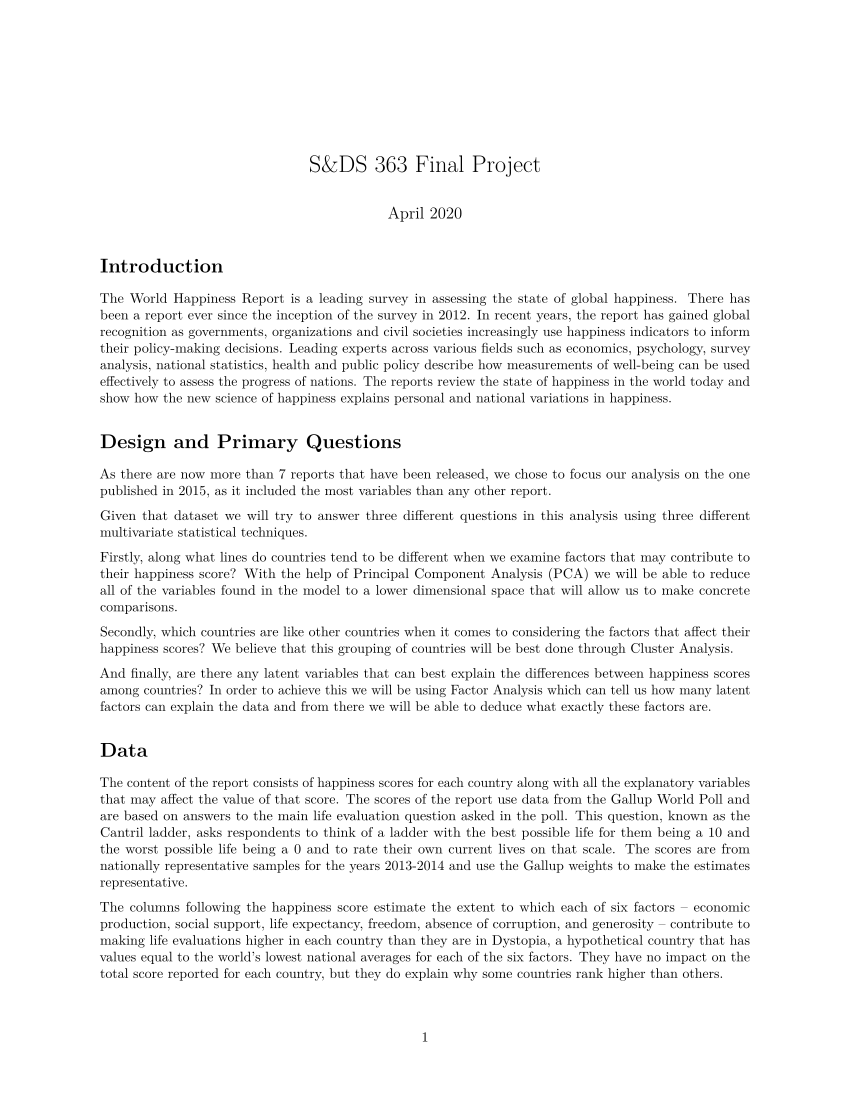

Source code (R):
---
title: "S&DS 363 Final Project"
author: "Michael and George"
date: "April 2020"
output:
  html_document: default
  pdf_document: default
---

```{r setup, include=FALSE}
rm(list = ls()) 
knitr::opts_chunk$set(echo = TRUE)
```

# Introduction 

The World Happiness Report is a leading survey in assessing the state of global happiness. There has been a report ever since the inception of the survey in 2012. In recent years, the report has gained global recognition as governments, organizations and civil societies increasingly use happiness indicators to inform their policy-making decisions. Leading experts across various fields such as economics, psychology, survey analysis, national statistics, health and public policy describe how measurements of well-being can be used effectively to assess the progress of nations. The reports review the state of happiness in the world today and show how the new science of happiness explains personal and national variations in happiness. 

# Design and Primary Questions 

As there are now more than 7 reports that have been released, we chose to focus our analysis on the one published in 2015, as it included the most variables than any other report. 

Given that dataset we will try to answer three different questions in this analysis using three different multivariate statistical techniques.

Firstly, along what lines do countries tend to be different when we examine factors that may contribute to their happiness score? With the help of Principal Component Analysis (PCA) we will be able to reduce all of the variables found in the model to a lower dimensional space that will allow us to make concrete comparisons. 

Secondly, which countries are like other countries when it comes to considering the factors that affect their happiness scores? We believe that this grouping of countries will be best done through Cluster Analysis. 

And finally, are there any latent variables that can best explain the differences between happiness scores among countries? In order to achieve this we will be using Factor Analysis which can tell us how many latent factors can explain the data and from there we will be able to deduce what exactly these factors are. 

# Data

The content of the report consists of happiness scores for each country along with all the explanatory variables that may affect the value of that score. The scores of the report use data from the Gallup World Poll and are based on answers to the main life evaluation question asked in the poll. This question, known as the Cantril ladder, asks respondents to think of a ladder with the best possible life for them being a 10 and the worst possible life being a 0 and to rate their own current lives on that scale. The scores are from nationally representative samples for the years 2013-2014 and use the Gallup weights to make the estimates representative. 

The columns following the happiness score estimate the extent to which each of six factors – economic production, social support, life expectancy, freedom, absence of corruption, and generosity – contribute to making life evaluations higher in each country than they are in Dystopia, a hypothetical country that has values equal to the world’s lowest national averages for each of the six factors. They have no impact on the total score reported for each country, but they do explain why some countries rank higher than others.

Dystopia is an imaginary country that has the world’s unhappiest people. The purpose in establishing Dystopia is to have a benchmark against which all countries can be favorably compared (no country performs more poorly than Dystopia) in terms of each of the six key variables, thus allowing each sub-bar to be of positive width. The lowest scores observed for the six key variables, therefore, characterize Dystopia. 

More specifically for each of the variables: 

-**Country**: Name of the country. Factor Variable. 

-**Region**: Region that a country belongs to. Factor Variable. 

-**Happiness Rank**: Rank of the country based on the Happiness Score. Factor Variable. 

-**Happiness Score**: A metric measured in 2015 by asking the sampled people the question: "How would you rate your happiness on a scale of 0 to 10 where 10 is the happiest." Continuous Variable.  

-**Standard Error**: The standard error of the happiness score. Continuous Variable. 

-**Economy (GDP per Capita)**: The extent to which GDP contributes to the calculation of the Happiness Score. Continuous Variable. 

-**Family**: The extent to which Family contributes to the calculation of the Happiness Score. Continuous Variable. 

-**Health (Life Expectancy)**: The extent to which Life expectancy contributed to the calculation of the Happiness Score. Continuous Variable.

-**Freedom**: The extent to which Freedom contributed to the calculation of the Happiness Score. Continuous Variable. 

-**Trust (Government Corruption)**: The extent to which Perception of Corruption contributes to Happiness Score. Continuous Variable. 

-**Generosity**: The extent to which Generosity contributed to the calculation of the Happiness Score. Contunuous Variable. 

-**Dystopia Residual**: The extent to which Dystopia Residual contributed to the calculation of the Happiness Score. The residuals, or unexplained components, differ for each country, reflecting the extent to which the six variables either over- or under-explain average 2014-2015 life evaluations. These residuals have an average value of approximately zero over the whole set of countries. Continuous Variable. 

By adding all these factors listed above we get the happiness score for each of the countries. 

```{r, echo = FALSE, include=FALSE}
library(corrplot)
library(PerformanceAnalytics)
library(aplpack)
library(fpc)
library(cluster)
library(ape)

data <- read.csv("2015.csv")
newdata <- data[-c(1,2,3,5)]
```

# Multivariate Analysis 

## Principal Components Analysis
```{r, echo = FALSE}
source("http://www.reuningscherer.net/STAT660/R/CSQPlot.r.txt")
CSQPlot(newdata,label="Happiness Data")
```

Looking at our chi-square quantile plot, we observe that our data is not perfectly normal as some of the data points are outside of the 95% confidence limits. Despite this, we feel that our data is still good enough for us to perform a PCA analysis on it.

```{r}
plot(newdata, pch=19, cex=.7, col='red', main="Matrix plot of Happiness data")
chart.Correlation(newdata, histogram=TRUE, pch=19)
```

While checking for linearity in our data, we make a series of bivariate scatterplots to check for any non-linear relationships. Looking at our scatterplots, we can see that all of our variables have a linearly correlation. Because of the lack of any non-linear relationships, we can proceed with our PCA analysis.

```{r, echo = FALSE}
corrplot.mixed(cor(newdata), lower.col="black", upper = "ellipse", tl.col = "black", number.cex=.7, order = "hclust",
               tl.pos = "lt", tl.cex=.7, main="Correlations for Happiness Data")
```

Lastly, we decide to look into the correlation between our variables by creating a correlation table. From this, we determine that most of our variables are either strongly or moderately correlated with each other. Ideally, for a PCA analysis, we would want most of our variables to be moderately correlated with each other and our findings support this. Therefore, we can proceed with our PCA analysis. 

```{r, echo = FALSE}
pc1 <- princomp(newdata, cor = TRUE)
print(summary(pc1), digits = 2, loadings = pc1$loadings, cutoff=0)
round(pc1$sdev^2,2)
```

Because we want to explain 80% of the variability in our data, we observe that we should keep 4 components, which explains about 86.6% of the total variance. If we use an eigenvalue > 1 rule, we see that we should keep 4 components since the fourth component has an eigenvalue that is less than 1. 

```{r, echo = FALSE}
screeplot(pc1,type="lines",col="red",lwd=2,pch=19,cex=1.2,main="Scree Plot of Happiness Data")
```

The scree plot indeed confirms our belief from earlier that the first 2-3 components explains most of the variability in our data. Between the 2nd and 3rd component, we see an elbow in our scree plot, which indicates that we should keep 2 components.

```{r, echo = FALSE}
source("http://www.reuningscherer.net/STAT660/R/parallel.r.txt")
parallelplot(pc1)
```

Finally, we decide to conduct a parallel analysis using the Longman and Allen method to determine the number of components we should keep. Looking at our parallel plot, we observe that only our first 2 eigenvalues are above the parallel threshold. Overall, we decide to keep 2 principal components from our analysis because the scree plot and parallel analysis are generally considered to be more reliable and desirable in determining the number of components to keep. 

Our loading coefficients table shows that component 1 has a moderate correlation for all of the variables involved. We can then say that component 1 likely represents overall happiness levels in a country because of its consistent correlation with all of the variables. Looking at component 2, we see a strong negative correlation value for the variables 'Generosity', 'Freedom' and 'Trust in Government'. We can then say that component 2 is picking up on variation relating to democracy and government trust.  

```{r, echo = FALSE}
source("http://reuningscherer.net/stat660/r/ciscoreplot.R.txt")

ciscoreplot(pc1,c(1,2),data[,1])
biplot(pc1,choices=c(1,2),pc.biplot=T)
```

Looking at our PC score plot, we see that most of the data points are within the 95% confidence interval ellipse. However, we do have a few outliers, particularly in the direction of the 2nd component. Recall that the 2nd component is related to democracy and government trust. Interestingly enough, we observe that 3 out of 4 of these countries outside the ellipse have, in the past decades, experienced some form of violence or genocide that largely impacted the country. This could explain why the happiness score for 'Syria', 'Rwanda', and 'Myanmar' is largely dependent on democracy and government trust. 

From the biplot, we can observe that all of the variables are pointing in the positive direction for component 1, which means that all of them are positively affecting happiness. However, for component 2, we see a divergence between variables related to life expectancy/wealth and variables relating to generosity and government trust. This divergence means that countries with higher GDP per capita and life expectancy depend less on generosity and government trust when it comes to their happiness levels. The same can be said vice versa for countries that largely depend on generosity and government trust for their happiness. 

## Cluster Analysis

Since our data is continuous, we decided to do a cluster analysis using two methods to group the data. Our first method uses the euclidean distance and ward.D as our agglomeration method. In our second method, we instead use the manhattan distance metric and centroid as our agglomeration method.

```{r}
newdata <-  scale(na.omit(newdata))
```

To start off, we decide to scale our data to make sure that no variable is scale dependent, meaning that some variables could have more influence over others due to their units.

```{r, echo = FALSE}
dist1 <- dist(newdata, method="euclidean")
clust1 <- hclust(dist1, method = "ward.D")

clust1$labels <- as.character(data[,1])
plot(clust1, xlab="",ylab="Distance",main="Clustering for Countries")
rect.hclust(clust1,k=5)
```

Next, we decide to cluster in 5 groups using the euclidean distance and ward.D agglomeration method. We can see that, although it is difficult to identify each individual country, our dendrogram tree is broken down pretty evenly in 5 separate clusters of countries.

```{r, echo = FALSE}
dist2 <- dist(newdata, method="manhattan")
clust2 <- hclust(dist2, method = "centroid")
plot(clust2,labels= rownames(data), cex=0.6, xlab="",ylab="Distance",main="Clustering of Countries")
rect.hclust(clust2,k=5)
```

On the other hand, when using the manhattan distance and centroid agglomeration method, we see very different results. We encounter an uneven clustering of countries where a large majority of countries are clustered into one group leaving the other 4 cluster groups with only 1 or 2 countries. In addition, our dendrogram tree branches are all broken down into many separate sub-branches in a uneven and complex way.

```{r, echo=FALSE,results='hide',fig.keep='all'}
source("http://reuningscherer.net/stat660/R/HClusEval.R.txt")
#Call the function
hclus_eval(newdata, dist_m = 'euclidean', clus_m = 'ward.D', plot_op = T)
```

In the above plot, we use the euclidean distance and ward.D agglomeration method to plot the R^2, which is a measure of how much variability in the data our model explains. We see that R^2 slows to significantly slow down in its increase after about 8-10 cluster groups. The Semi-Partial R Squared, which measures the relative change in within-clusters Sum of Squares, seems to as well become near zero after 8-9 groups with significantly smaller marginal gains by the addition of one more group after that point.

```{r, echo = FALSE}
#kdata is just normalized input dataset
kdata <- newdata
n.lev <- 15  #set max value for number of clusters k

# Calculate the within groups sum of squared error (SSE) for the number of cluster solutions selected by the user
wss <- rnorm(10)
while (prod(wss==sort(wss,decreasing=T))==0) {
  wss <- (nrow(kdata)-1)*sum(apply(kdata,2,var))
  for (i in 2:n.lev) wss[i] <- sum(kmeans(kdata, centers=i)$withinss)}

# Calculate the within groups SSE for 250 randomized data sets (based on the original input data)
k.rand <- function(x){
  km.rand <- matrix(sample(x),dim(x)[1],dim(x)[2])
  rand.wss <- as.matrix(dim(x)[1]-1)*sum(apply(km.rand,2,var))
  for (i in 2:n.lev) rand.wss[i] <- sum(kmeans(km.rand, centers=i)$withinss)
  rand.wss <- as.matrix(rand.wss)
  return(rand.wss)
}

rand.mat <- matrix(0,n.lev,250)

k.1 <- function(x) { 
  for (i in 1:250) {
    r.mat <- as.matrix(suppressWarnings(k.rand(kdata)))
    rand.mat[,i] <- r.mat}
  return(rand.mat)
}

# Same function as above for data with < 3 column variables
k.2.rand <- function(x){
  rand.mat <- matrix(0,n.lev,250)
  km.rand <- matrix(sample(x),dim(x)[1],dim(x)[2])
  rand.wss <- as.matrix(dim(x)[1]-1)*sum(apply(km.rand,2,var))
  for (i in 2:n.lev) rand.wss[i] <- sum(kmeans(km.rand, centers=i)$withinss)
  rand.wss <- as.matrix(rand.wss)
  return(rand.wss)
}

k.2 <- function(x){
  for (i in 1:250) {
    r.1 <- k.2.rand(kdata)
    rand.mat[,i] <- r.1}
  return(rand.mat)
}

# Determine if the data data table has > or < 3 variables and call appropriate function above
if (dim(kdata)[2] == 2) { rand.mat <- k.2(kdata) } else { rand.mat <- k.1(kdata) }

# Plot within groups SSE against all tested cluster solutions for actual and randomized data - 1st: Log scale, 2nd: Normal scale

xrange <- range(1:n.lev)
yrange <- range(log(rand.mat),log(wss))
plot(xrange,yrange, type='n', xlab='Cluster Solution', ylab='Log of Within Group SSE', main='Cluster Solutions against Log of SSE')
for (i in 1:250) lines(log(rand.mat[,i]),type='l',col='red')
lines(log(wss), type="b", col='blue')
legend('topright',c('Actual Data', '250 Random Runs'), col=c('blue', 'red'), lty=1)

yrange <- range(rand.mat,wss)
plot(xrange,yrange, type='n', xlab="Cluster Solution", ylab="Within Groups SSE", main="Cluster Solutions against SSE")
for (i in 1:250) lines(rand.mat[,i],type='l',col='red')
lines(1:n.lev, wss, type="b", col='blue')
legend('topright',c('Actual Data', '250 Random Runs'), col=c('blue', 'red'), lty=1)
```

In the graph above, which represents the log of within group sum of squares versus the number groups, we see two major elbows. One at groups 3-4 and another one at groups 7-8. This is in agreement with our conclusion from the R^2 plot above, where after looking at various clustering metrics, we concluded that number of groups should be around 8-10. Using both of these metrics, we ultimately decide to go with 8 clustering groups for our cluster analysis. 

```{r, echo = FALSE}
dist1 <- dist(newdata, method="euclidean")
clust1 <- hclust(dist1, method = "ward.D")

clust1$labels <- as.character(data[,1])
plot(clust1, xlab="",ylab="Distance",main="Clustering for Countries")
rect.hclust(clust1,k=8)
```

```{r, echo=FALSE}
cuts <- cutree(clust1,k=8)

rownames(data) <- data[,1]

#get list of countries in each group ??? note that group numbering is arbitrary ??? there is no ???ordering??? of groups
for (i in 1:8){
  print(paste("Countries in Cluster ",i))
  print(rownames(data)[cuts==i])
  print (" ")
}
```

Looking at our cluster groups, we see that a majority of major Western/European countries are grouped together in cluster 1, which is no surprise given that these countries are considered to be highly developed. We also observe that countries that are generally regarded as undeveloped are grouped together in cluster 8, with a large majority of them from the African continent. Interestingly enough, in cluster 7, we see a group of countries that have all had wars/genocides in the past few decades or recently. This upholds our findings from earlier where in our PCA analysis, we observed that countries, which were recently ravaged by violent conflict, had a higher dependency on democracy and government trust for their happiness. We also observe that some countries that are located in the same region (Ex. East Europe or Middle East) are often clustered together. Overall, we conclude that these cluster grouping of countries largely follows what we would expect to see from a cluster analysis that relies on variables relating to happiness, health, freedom, corruption, and GDP per capita.

## Factor Analysis 

We start our factor analysis by first looking at the correlation matrix of all the indicator variables in the data used to calculate the happines score of a country. As such, we remove columns refering to the happiness score directly as well as any categorical variables that have to do with the name of a specific country as well as its geographic location. 

```{r, echo = FALSE}
data <- na.omit(data)
CorMatrix <- cor(data[,-c(1:5)])
round(CorMatrix, 2)
```

Most of the indicator variables have moderate correlation with each other (less than an absolute value of 60%), but there are some strong exceptions. For example, we see that the amount that family contributes in overall happiness has a relativelt strong correlation of 0.65 with the degree that the economy contributes to happiness. Even stronger correlation is found between the level that health contributes to happiness and the level that is contributed by the economy. This is the highest between any two indicators and it is found to be equal to 0.82. Finally, we can say that we see some degree of moderate correlation between family and health (0.53) as well as freedom and family (0.44).  

We continue by performing a Kaiser-Meyer-Olkin (KMO) measure of adequacy test, in order to see if our data are actually appropriate to be used in a factor analysis scheme. 

```{r, echo = FALSE}
library(rela)
KMO <- paf(as.matrix(data[,-c(1:5)]))
summary(KMO)
```

Performing a KMO test on our data yields a result of .667, which would put it near the "middling" range for whether factor analysis is appropriate for our data. Even though a value of .667 is lower than what we would like, we can still perform factor analysis on our data as its KMO value doesn't fall below .50, which is the unacceptable range.

Now, in order to determine the number of latent factors in our model we will be using the results from the principle components analysis that we performed earlier in our report. Specifically, we will be using the same scree plot that we produced earlier in order to determine the number of factors. 

```{r, echo = FALSE}
pc1 <- princomp(data[,-c(1:5)], cor = TRUE)
names(pc1)
print(summary(pc1), digits = 2, loadings = pc1$loadings, cutoff = 0)

screeplot(pc1, type = "lines", col = "red", lwd = 2, pch = 19, cex = 1.2, main = "Scree Plot")

source("http://www.reuningscherer.net/STAT660/R/parallel.r.txt")
parallelplot(pc1)
```

Looking at the scree plot, we observe an elbow at 2 factors. Meanwhile on the parallel plot, we see the red eigenvalue line dips below the Longman and Allen method lines between 2 and 3 factors. Ultimately, we decide to use 2 latent factors for our factor analysis.

As we end up having only 2 latent factors in our factor analysis the extraction method we will be using when using orthogonal models will be that of maximum likelihood. 

```{r, echo = FALSE}
#Maximum likelihood
fact1 <- factanal(data[,-c(1:5)],factors=2,rotation="varimax")
fact1

#get reproduced correlation matrix
repro1 <- fact1$loadings%*%t(fact1$loadings)
#residual correlation matrix
resid1 <- fact1$cor-repro1
round(resid1,2)

#get root-mean squared residuals
len <- length(resid1[upper.tri(resid1)])
RMSR1 <- sqrt(sum(resid1[upper.tri(resid1)]^2)/len)
RMSR1

#get proportion of residuals greater than 0.05 in absolute value
sum(rep(1,len)[abs(resid1[upper.tri(resid1)])>0.05])/len
```

We calculate a Root Mean Square Residual of 0.050934. When we instead look at the proportion of residuals greater than .05, we find a value equal to 0.28571, which is relatively good number.

Next, we will be testing the hypothesis that there are no latent factors in our data. 

```{r, echo = FALSE}
fact1 <- factanal(data[,-c(1:5)],factors=2,rotation="varimax")
fact1
```

Looking at our p-value of 0.0189, which is less than .05, we can reject the null hypothesis that there are no latent factors in our data. From what we observed in previous steps, we decide to go with 2 latent factors in our factor analysis. 

```{r, echo = FALSE}
plot(fact1$loadings, pch=18, col='red')
abline(h=0)
abline(v=0)
text(fact1$loadings, labels=names(data[,-c(1:5)]),cex=0.8)
```

In our loading plot of two factors, we observe that variables such as Economy and Health have particularly high values in factor 1. As both of them are related to a degree with the quality of the instutions in a country, we can say that indicators that are high in value in factor 1, relate to the infrastructure and instutions of a particular country.  Meanwhile indicators such as Freedom, Trust and Government Corruption and Generosity have high values in the second factor. Hence, we can say that this factor relates to things such as personal freedoms and quality of interactions among people in a country. 

Finally, we can say that the two latent factors that we found relate very closely to the PCA components that we found in the previous part, meaning that the direction towards which the variability of the data increases resembles very closely the latent factorts that describe them. 

# Conclusions and Discussion 

## Principal Components Analysis 

In our Principal Components Analysis, after using various methods, we decided to keep 2 principal components in our analysis. Using a biplot, our main finding was that countries that are largely dependent on variables like GDP per capita and life expectancy for their happiness were less reliant on variables like generosity and freedom. The same can be said vice versa. Interestingly in our PC score plot, we found that countries that have experienced recent violent events like Syria, Rwanda, and Myanmar were negative outliers towards the 2nd component. This means that these countries are heavily reliant on freedom and generosity for their happiness levels. 

## Cluster Analysis 

Using a euclidean distance and ward.D agglomeration method, we grouped countries into 8 clusters. We largely saw what we expected to see from a cluster analysis where countries were grouped by variables related to happiness, health, freedom, corruption, and GDP per capita. For example, we had a cluster of Western countries that many would consider as highly developed countries. Additionally, we also had a cluster of countries that would be considered as undeveloped and low-income, largely in the African continent. Suprisingly, we also observed a cluster that consisted of countries that have experienced war and genocide in the past decades, supporting our findings earlier in our PCA analysis.

## Factor Analysis 

Factor analysis gave us some interesting insights that would not be possible with the other two multivariate methods. Through PCA we showed that there are indeed two factors towards which the variability in our data increases and along these axes our variables differ. Here we built on top of that and were able to get an insight on what the latent variables are. These were able to describe the happiness score of each country in a lower dimensional space. Public infrastructure and personal freedoms are two things that someone could easily associate with happiness of people in a country. Hence, it would be interesting to see future happiness reports expand upon the variables that they already include or group them into fewer categories as we showed. 

# References 

The introductory part of this project as well as the descriptions for the variables were adapted from this page, which features and in-depth overview of the contents of the dataset: https://www.kaggle.com/unsdsn/world-happiness/data#
